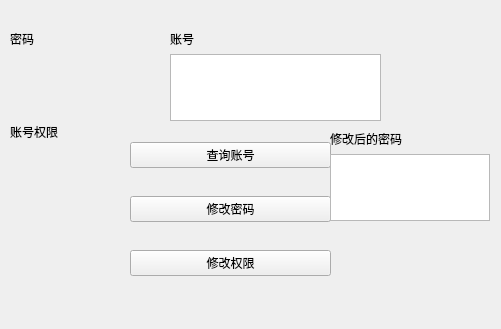
<?xml version="1.0" encoding="UTF-8"?>
<ui version="4.0">
 <class>Admin</class>
 <widget class="QWidget" name="Admin">
  <property name="geometry">
   <rect>
    <x>0</x>
    <y>0</y>
    <width>501</width>
    <height>329</height>
   </rect>
  </property>
  <property name="windowTitle">
   <string>管理员操作</string>
  </property>
  <widget class="QWidget" name="verticalLayoutWidget">
   <property name="geometry">
    <rect>
     <x>130</x>
     <y>120</y>
     <width>201</width>
     <height>181</height>
    </rect>
   </property>
   <layout class="QVBoxLayout" name="verticalLayout">
    <item>
     <widget class="QPushButton" name="AccountButton">
      <property name="text">
       <string>查询账号</string>
      </property>
     </widget>
    </item>
    <item>
     <widget class="QPushButton" name="PasswordButton">
      <property name="text">
       <string>修改密码</string>
      </property>
     </widget>
    </item>
    <item>
     <widget class="QPushButton" name="AuthButton">
      <property name="text">
       <string>修改权限</string>
      </property>
     </widget>
    </item>
   </layout>
  </widget>
  <widget class="QWidget" name="verticalLayoutWidget_2">
   <property name="geometry">
    <rect>
     <x>170</x>
     <y>30</y>
     <width>211</width>
     <height>91</height>
    </rect>
   </property>
   <layout class="QVBoxLayout" name="verticalLayout_2">
    <item>
     <widget class="QLabel" name="label">
      <property name="text">
       <string>账号</string>
      </property>
     </widget>
    </item>
    <item>
     <widget class="QTextEdit" name="AccountText"/>
    </item>
   </layout>
  </widget>
  <widget class="QWidget" name="verticalLayoutWidget_3">
   <property name="geometry">
    <rect>
     <x>10</x>
     <y>20</y>
     <width>160</width>
     <height>80</height>
    </rect>
   </property>
   <layout class="QVBoxLayout" name="verticalLayout_3">
    <item>
     <widget class="QLabel" name="label_3">
      <property name="text">
       <string>密码</string>
      </property>
     </widget>
    </item>
    <item>
     <widget class="QLabel" name="PasswordLabel">
      <property name="text">
       <string/>
      </property>
     </widget>
    </item>
   </layout>
  </widget>
  <widget class="QWidget" name="verticalLayoutWidget_4">
   <property name="geometry">
    <rect>
     <x>330</x>
     <y>130</y>
     <width>160</width>
     <height>91</height>
    </rect>
   </property>
   <layout class="QVBoxLayout" name="verticalLayout_4">
    <item>
     <widget class="QLabel" name="label_4">
      <property name="text">
       <string>修改后的密码</string>
      </property>
     </widget>
    </item>
    <item>
     <widget class="QTextEdit" name="PasswordSet"/>
    </item>
   </layout>
  </widget>
  <widget class="QWidget" name="verticalLayoutWidget_5">
   <property name="geometry">
    <rect>
     <x>10</x>
     <y>110</y>
     <width>111</width>
     <height>91</height>
    </rect>
   </property>
   <layout class="QVBoxLayout" name="verticalLayout_5">
    <item>
     <widget class="QLabel" name="label_5">
      <property name="text">
       <string>账号权限</string>
      </property>
     </widget>
    </item>
    <item>
     <widget class="QLabel" name="AuthLabel">
      <property name="text">
       <string/>
      </property>
     </widget>
    </item>
   </layout>
  </widget>
 </widget>
 <resources/>
 <connections/>
</ui>
